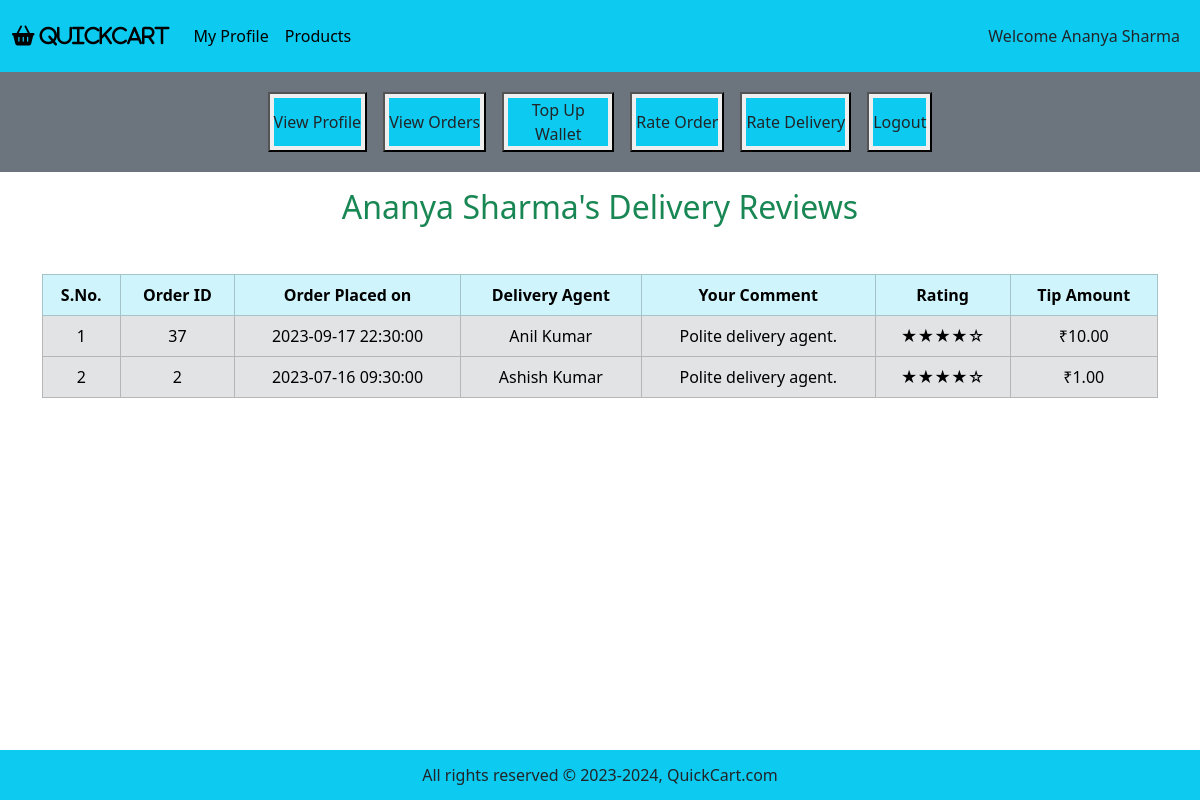
The page /customer_mode/profile_page.php?customer_id=2&rate_delivery on the database as committed earlier.
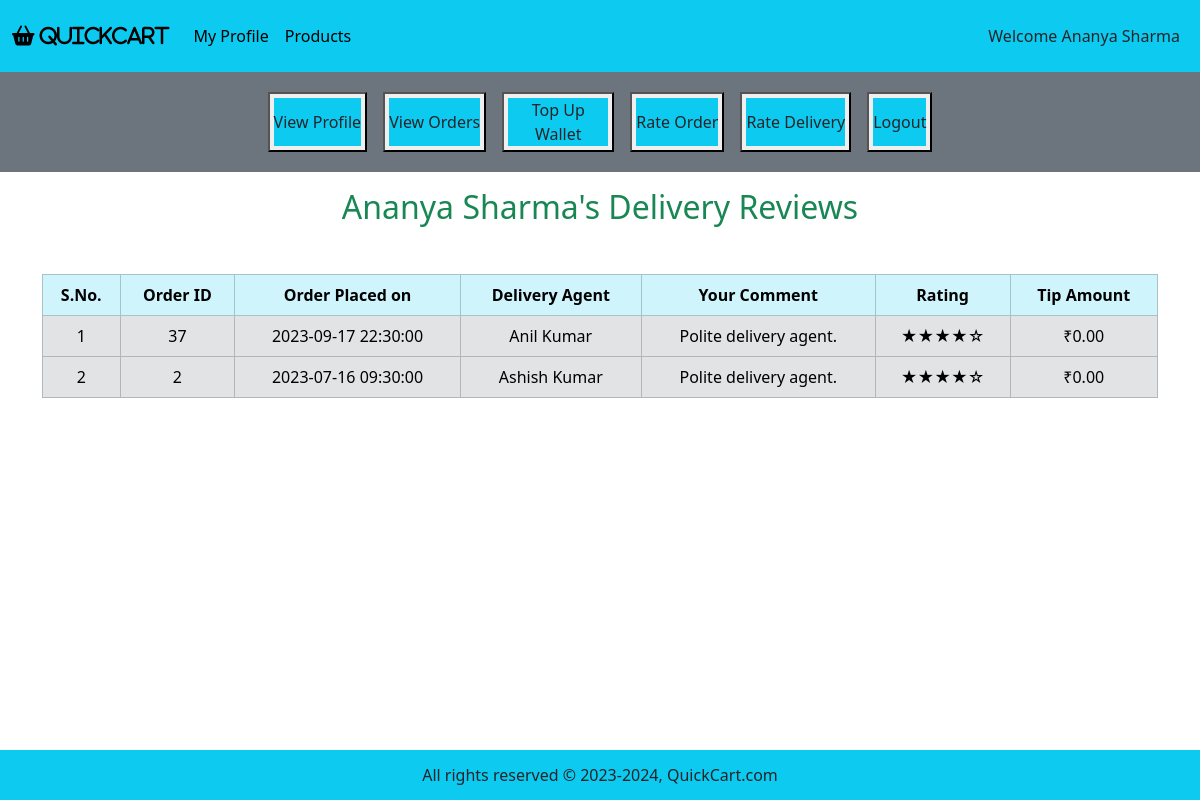
The same page on the database as committed later.
### tables this page shows
CREATE TABLE IF NOT EXISTS `order` (
	orderID INT AUTO_INCREMENT PRIMARY KEY,
    status VARCHAR(20) NOT NULL DEFAULT "Confirmed",  
    total_price DECIMAL(10, 2) NOT NULL,
    time TIMESTAMP NOT NULL DEFAULT CURRENT_TIMESTAMP,
    location VARCHAR(255) NOT NULL,
    agentPayment INT NOT NULL DEFAULT 50,
    customerID INT NOT NULL,
    agentID INT NOT NULL,
    FOREIGN KEY (customerID) REFERENCES customer(customerID),  
    FOREIGN KEY (agentID) REFERENCES deliveryAgent(agentID)  
);

CREATE TABLE IF NOT EXISTS DeliveryReview (
	deliveryReviewID INT NOT NULL, 
    orderID INT NOT NULL,
    agentID INT NOT NULL,
    comment TEXT,
    rating INT DEFAULT 5 CHECK (rating >= 1 AND rating <= 5),
    tip DECIMAL(10, 2) DEFAULT 0,
    FOREIGN KEY (orderID) REFERENCES `order`(orderID) ON DELETE CASCADE,
    FOREIGN KEY (agentID) REFERENCES deliveryAgent(agentID) ON DELETE CASCADE 
     
);

CREATE TABLE IF NOT EXISTS deliveryAgent (
	agentID INT AUTO_INCREMENT PRIMARY KEY,
    first_name VARCHAR(50) NOT NULL,
    last_name VARCHAR(50),
    availabilityStatus VARCHAR(20) NOT NULL DEFAULT "Offline",  
    phone_no BIGINT UNIQUE NOT NULL,  
    email VARCHAR(100) UNIQUE NOT NULL,
    password VARCHAR(50) NOT NULL,
    dob DATE NOT NULL,
    age INT DEFAULT 0  
);

### customer_mode/profile_page.php (the view, shortened to what the changed rows need)
<?php
include ('../functions/common_function.php');
if (isset ($_GET['customer_id'])) {
    $cust_id = $_GET['customer_id'];
    $get_data = "SELECT * FROM customer WHERE customerID = $cust_id;";
    $result_get = mysqli_query($con, $get_data);
    $row_data = mysqli_fetch_assoc($result_get);
    $cust_id = $row_data["customerID"];
    $cust_fname = $row_data['first_name'];
    $cust_lname = $row_data['last_name'];
    if ($cust_lname === null) {
        $cust_name = $cust_fname;
    } else {
        $cust_name = $cust_fname . ' ' . $cust_lname;
    }
}
?>
<!DOCTYPE html>
<html lang="en">
<head>
    <link href="https://cdn.jsdelivr.net/npm/bootstrap@5.3.3/dist/css/bootstrap.min.css" rel="stylesheet"
>
    <link rel="stylesheet" href="https://cdnjs.cloudflare.com/ajax/libs/font-awesome/6.5.1/css/all.min.css"
 />
    <link rel="stylesheet" href="../style.css">
</head>
<body>
    <div class="container-fluid p-0">
        <div class="container my-3">
            <?php
            if (isset ($_GET['rate_delivery'])) {
                include ('rate_delivery.php');
            }
            ?>
        </div>
        <?php
        include ("../includes/footer.php");
        ?>
    </div>
</body>
</html>

### customer_mode/rate_delivery.php (shortened to what the changed rows need)
<?php
$fetch_orders = "SELECT * FROM `order` WHERE customerID = $cust_id AND status = 'Delivered' ORDER BY orderID DESC;";
$result_fetch = mysqli_query($con, $fetch_orders);
$num_of_rows = mysqli_num_rows($result_fetch);
if ($num_of_rows == 0) {
    echo "<h2 class='text-center text-danger'> No orders have been delivered to you yet! </h2>";
} else {
    ?>
    <h2 class="text-center text-success">
        <?php echo "$cust_name's Delivery Reviews"; ?>
    </h2>
    <table class="table table-bordered mt-5">
        <thead class="table-info text-center text-white">
            <tr>
                <th>S.No.</th>
                <th>Order ID</th>
                <th>Order Placed on</th>
                <th>Delivery Agent</th>
                <th>Your Comment</th>
                <th>Rating</th>
                <th>Tip Amount</th>
            </tr>
        </thead>
        <tbody class="table-secondary text-white">
            <?php
            $number = 0;
            while ($fetch_row = mysqli_fetch_assoc($result_fetch)) {
                $order_id = $fetch_row["orderID"];
                $order_time = $fetch_row["time"];
                $order_agentID = $fetch_row["agentID"];
                $number++;
                $isReview = "Yes";
                $search_review = "SELECT * FROM DeliveryReview WHERE orderID = '$order_id' AND agentID = '$order_agentID';";
                $result_review = mysqli_query($con, $search_review);
                $num_of_rows = mysqli_num_rows($result_review);
                if ($num_of_rows == 0) {
                    $isReview = "No";
                } else {
                    $row_review = mysqli_fetch_assoc($result_review);
                    $comment = $row_review['comment'];
                    $rating = $row_review['rating'];
                    $tip = $row_review['tip'];
                }
                ?>
                <tr class='text-center align-middle'>
                    <?php if ($isReview == "Yes") { ?>
                        <td>
                            <?php echo "$number"; ?>
                        </td>
                        <td>
                            <?php echo "$order_id"; ?>
                        </td>
                        <td>
                            <?php echo "$order_time"; ?>
                        </td>
                        <td>
                            <?php
                            $get_agent = "SELECT * FROM deliveryAgent WHERE agentID = $order_agentID;";
                            $result_get = mysqli_query($con, $get_agent);
                            $row_agent = mysqli_fetch_assoc($result_get);
                            $agent_fname = $row_agent['first_name'];
                            $agent_lname = $row_agent['last_name'];
                            if ($agent_lname === null) {
                                $agent_name = $agent_fname;
                            } else {
                                $agent_name = $agent_fname . ' ' . $agent_lname;
                            }
                            echo "$agent_name";
                            ?>
                        </td>
                        <td>
                            <?php echo "$comment"; ?>
                        </td>
                        <td>
                            <?php
                            $stars = '';
                            $filledStars = intval($rating);
                            $emptyStars = 5 - $filledStars;
                            for ($i = 0; $i < $filledStars; $i++) {
                                $stars .= '★';
                            }
                            for ($i = 0; $i < $emptyStars; $i++) {
                                $stars .= '☆';
                            }
                            echo "$stars";
                            ?>
                        </td>
                        <td>
                            <?php echo "₹$tip"; ?>
                        </td>
                    <?php }
                    ?>
                </tr>
                <?php
            }
            ?>
        </tbody>
    </table>
    <?php
}
?>

Rows that differ between the two databases and show on the page:
changed through a linked row, order "Anil Kumar": deliveryreview.tip "10.00" → "0.00"
changed through a linked row, order "Ashish Kumar": deliveryreview.tip "1.00" → "0.00"
